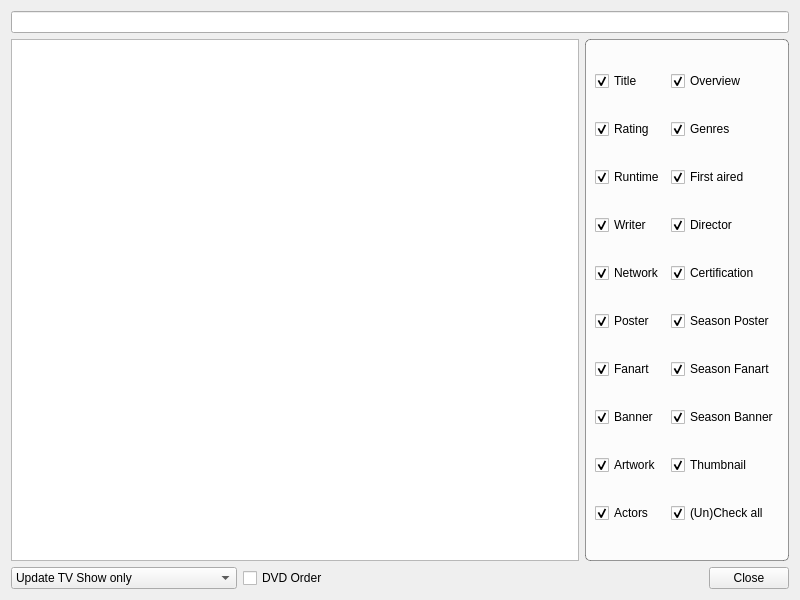
<?xml version="1.0" encoding="UTF-8"?>
<ui version="4.0">
 <class>TvShowSearch</class>
 <widget class="QDialog" name="TvShowSearch">
  <property name="windowModality">
   <enum>Qt::WindowModal</enum>
  </property>
  <property name="geometry">
   <rect>
    <x>0</x>
    <y>0</y>
    <width>800</width>
    <height>600</height>
   </rect>
  </property>
  <property name="windowTitle">
   <string>Search Result</string>
  </property>
  <property name="windowIcon">
   <iconset resource="../MediaElch.qrc">
    <normaloff>:/img/MediaElch.png</normaloff>:/img/MediaElch.png</iconset>
  </property>
  <property name="modal">
   <bool>true</bool>
  </property>
  <layout class="QVBoxLayout" name="verticalLayout">
   <item>
    <widget class="MyLineEdit" name="searchString">
     <property name="toolTip">
      <string>If you want to search by an TheTvDb id please prefix it with &quot;id&quot; (e.g. id123).</string>
     </property>
    </widget>
   </item>
   <item>
    <layout class="QHBoxLayout" name="horizontalLayout">
     <item>
      <widget class="QTableWidget" name="results">
       <property name="styleSheet">
        <string notr="true">alternate-background-color: rgb(243, 246, 250);
color: #395265;
selection-background-color: qlineargradient(spread:pad, x1:0, y1:0, x2:0, y2:1, stop:0 #4185b6, stop:1 #1b6aa5);
</string>
       </property>
       <property name="editTriggers">
        <set>QAbstractItemView::NoEditTriggers</set>
       </property>
       <property name="alternatingRowColors">
        <bool>true</bool>
       </property>
       <property name="selectionMode">
        <enum>QAbstractItemView::SingleSelection</enum>
       </property>
       <property name="selectionBehavior">
        <enum>QAbstractItemView::SelectRows</enum>
       </property>
       <property name="showGrid">
        <bool>false</bool>
       </property>
       <attribute name="horizontalHeaderVisible">
        <bool>false</bool>
       </attribute>
       <attribute name="horizontalHeaderStretchLastSection">
        <bool>true</bool>
       </attribute>
       <attribute name="verticalHeaderVisible">
        <bool>false</bool>
       </attribute>
       <column>
        <property name="text">
         <string>Result</string>
        </property>
       </column>
      </widget>
     </item>
     <item>
      <widget class="QGroupBox" name="groupBox">
       <property name="autoFillBackground">
        <bool>false</bool>
       </property>
       <property name="styleSheet">
        <string notr="true">QGroupBox {
	border: 1px solid rgba(0, 0, 0, 100);
	border-radius: 5px;
	background-color: rgba(255, 255, 255, 200);
}</string>
       </property>
       <property name="title">
        <string/>
       </property>
       <layout class="QGridLayout" name="gridLayout">
        <item row="12" column="1">
         <widget class="MyCheckBox" name="chkPoster">
          <property name="text">
           <string>Poster</string>
          </property>
          <property name="checked">
           <bool>true</bool>
          </property>
         </widget>
        </item>
        <item row="14" column="2">
         <widget class="MyCheckBox" name="chkSeasonBackdrop">
          <property name="text">
           <string>Season Fanart</string>
          </property>
          <property name="checked">
           <bool>true</bool>
          </property>
         </widget>
        </item>
        <item row="1" column="1">
         <widget class="MyCheckBox" name="chkRating">
          <property name="text">
           <string>Rating</string>
          </property>
          <property name="checked">
           <bool>true</bool>
          </property>
         </widget>
        </item>
        <item row="15" column="1">
         <widget class="MyCheckBox" name="chkBanner">
          <property name="text">
           <string>Banner</string>
          </property>
          <property name="checked">
           <bool>true</bool>
          </property>
         </widget>
        </item>
        <item row="19" column="2">
         <widget class="QCheckBox" name="chkUnCheckAll">
          <property name="text">
           <string>(Un)Check all</string>
          </property>
          <property name="checked">
           <bool>true</bool>
          </property>
         </widget>
        </item>
        <item row="16" column="1">
         <widget class="MyCheckBox" name="chkExtraArts">
          <property name="text">
           <string>Artwork</string>
          </property>
          <property name="checked">
           <bool>true</bool>
          </property>
         </widget>
        </item>
        <item row="14" column="1">
         <widget class="MyCheckBox" name="chkFanart">
          <property name="text">
           <string>Fanart</string>
          </property>
          <property name="checked">
           <bool>true</bool>
          </property>
         </widget>
        </item>
        <item row="6" column="2">
         <widget class="MyCheckBox" name="chkCertification">
          <property name="text">
           <string>Certification</string>
          </property>
          <property name="checked">
           <bool>true</bool>
          </property>
         </widget>
        </item>
        <item row="16" column="2">
         <widget class="MyCheckBox" name="chkThumbnail">
          <property name="text">
           <string>Thumbnail</string>
          </property>
          <property name="checked">
           <bool>true</bool>
          </property>
         </widget>
        </item>
        <item row="6" column="1">
         <widget class="MyCheckBox" name="chkNetwork">
          <property name="text">
           <string>Network</string>
          </property>
          <property name="checked">
           <bool>true</bool>
          </property>
         </widget>
        </item>
        <item row="5" column="2">
         <widget class="MyCheckBox" name="chkDirector">
          <property name="text">
           <string>Director</string>
          </property>
          <property name="checked">
           <bool>true</bool>
          </property>
         </widget>
        </item>
        <item row="0" column="2">
         <widget class="MyCheckBox" name="chkOverview">
          <property name="text">
           <string>Overview</string>
          </property>
          <property name="checked">
           <bool>true</bool>
          </property>
         </widget>
        </item>
        <item row="3" column="2">
         <widget class="MyCheckBox" name="chkFirstAired">
          <property name="text">
           <string>First aired</string>
          </property>
          <property name="checked">
           <bool>true</bool>
          </property>
         </widget>
        </item>
        <item row="1" column="2">
         <widget class="MyCheckBox" name="chkGenres">
          <property name="text">
           <string>Genres</string>
          </property>
          <property name="checked">
           <bool>true</bool>
          </property>
         </widget>
        </item>
        <item row="15" column="2">
         <widget class="MyCheckBox" name="chkSeasonBanner">
          <property name="text">
           <string>Season Banner</string>
          </property>
          <property name="checked">
           <bool>true</bool>
          </property>
         </widget>
        </item>
        <item row="12" column="2">
         <widget class="MyCheckBox" name="chkSeasonPoster">
          <property name="text">
           <string>Season Poster</string>
          </property>
          <property name="checked">
           <bool>true</bool>
          </property>
         </widget>
        </item>
        <item row="0" column="1">
         <widget class="MyCheckBox" name="chkTitle">
          <property name="text">
           <string>Title</string>
          </property>
          <property name="checked">
           <bool>true</bool>
          </property>
         </widget>
        </item>
        <item row="5" column="1">
         <widget class="MyCheckBox" name="chkWriter">
          <property name="text">
           <string>Writer</string>
          </property>
          <property name="checked">
           <bool>true</bool>
          </property>
         </widget>
        </item>
        <item row="3" column="1">
         <widget class="MyCheckBox" name="chkRuntime">
          <property name="text">
           <string>Runtime</string>
          </property>
          <property name="checked">
           <bool>true</bool>
          </property>
         </widget>
        </item>
        <item row="19" column="1">
         <widget class="MyCheckBox" name="chkActors">
          <property name="text">
           <string>Actors</string>
          </property>
          <property name="checked">
           <bool>true</bool>
          </property>
         </widget>
        </item>
       </layout>
      </widget>
     </item>
    </layout>
   </item>
   <item>
    <layout class="QHBoxLayout" name="horizontalLayout_4">
     <item>
      <widget class="QComboBox" name="comboUpdate">
       <item>
        <property name="text">
         <string>Update TV Show only</string>
        </property>
       </item>
       <item>
        <property name="text">
         <string>Update TV Show and new Episodes</string>
        </property>
       </item>
       <item>
        <property name="text">
         <string>Update TV Show and all Episodes</string>
        </property>
       </item>
       <item>
        <property name="text">
         <string>Update new Episodes</string>
        </property>
       </item>
       <item>
        <property name="text">
         <string>Update all episodes</string>
        </property>
       </item>
      </widget>
     </item>
     <item>
      <widget class="QCheckBox" name="chkDvdOrder">
       <property name="text">
        <string>DVD Order</string>
       </property>
      </widget>
     </item>
     <item>
      <spacer name="horizontalSpacer_4">
       <property name="orientation">
        <enum>Qt::Horizontal</enum>
       </property>
       <property name="sizeHint" stdset="0">
        <size>
         <width>40</width>
         <height>20</height>
        </size>
       </property>
      </spacer>
     </item>
     <item>
      <widget class="QPushButton" name="buttonClose">
       <property name="text">
        <string>Close</string>
       </property>
       <property name="autoDefault">
        <bool>false</bool>
       </property>
      </widget>
     </item>
    </layout>
   </item>
  </layout>
 </widget>
 <customwidgets>
  <customwidget>
   <class>MyCheckBox</class>
   <extends>QCheckBox</extends>
   <header location="global">smallWidgets/MyCheckBox.h</header>
  </customwidget>
  <customwidget>
   <class>MyLineEdit</class>
   <extends>QLineEdit</extends>
   <header>smallWidgets/MyLineEdit.h</header>
  </customwidget>
 </customwidgets>
 <resources>
  <include location="../MediaElch.qrc"/>
 </resources>
 <connections/>
</ui>
